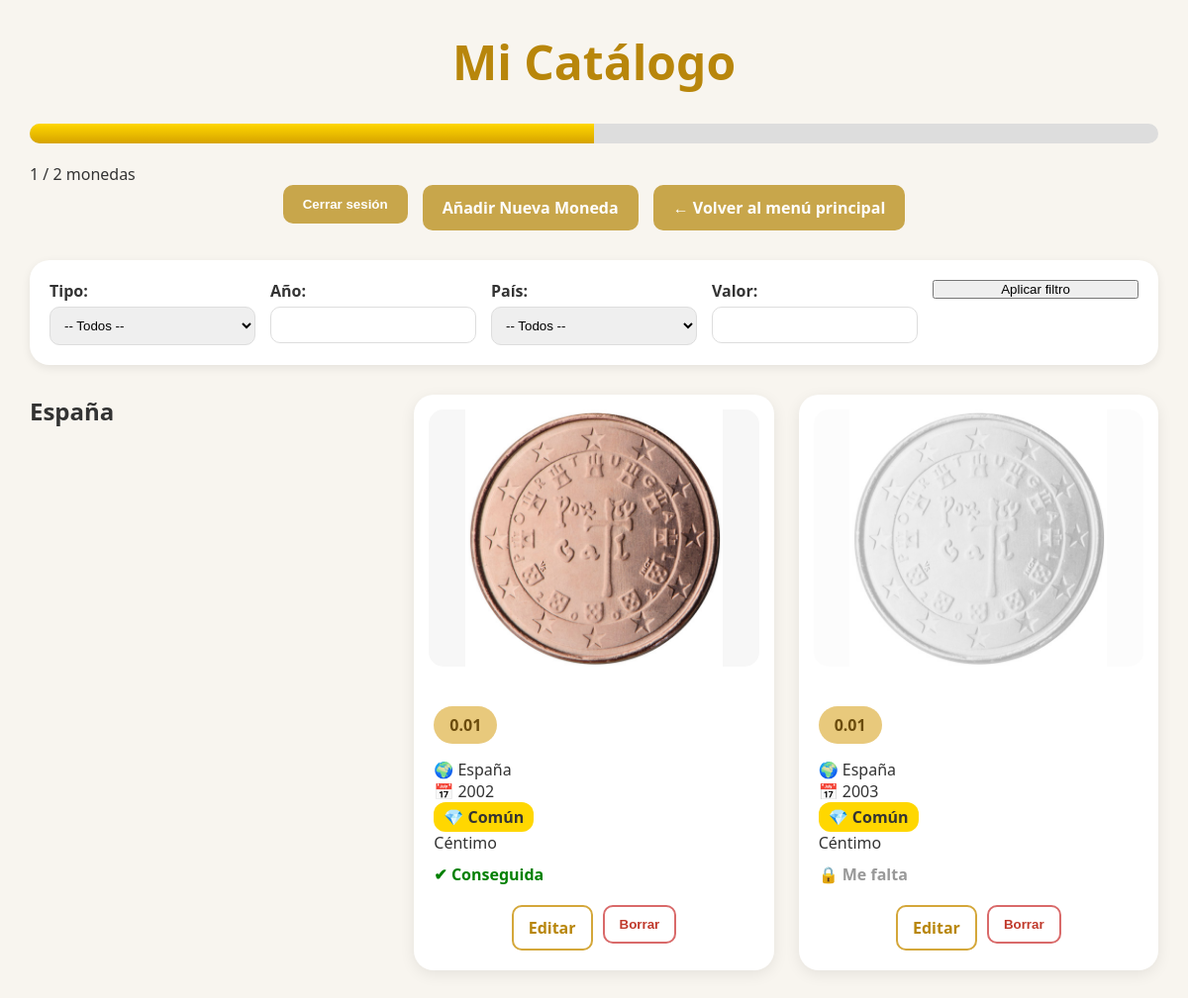
/catalogo, run on the app's committed database.
### tables this page shows
CREATE TABLE catalogo (
    id INTEGER PRIMARY KEY AUTOINCREMENT,
    valor REAL NOT NULL,
    tipo TEXT NOT NULL,
    pais TEXT NOT NULL,
    anio INTEGER NOT NULL,
    rareza TEXT,
    historia TEXT,
    imagen TEXT,
    imagen_detras TEXT
);

### app.py (the view)
@app.route('/catalogo')
def catalogo():
    filter_tipo = request.args.get('filter_tipo', '').strip()
    filter_anio = request.args.get('filter_anio', '').strip()
    filter_pais = request.args.get('filter_pais', '').strip()
    filter_valor = request.args.get('filter_valor', '').strip()
    conn = sqlite3.connect("monedas.db")
    conn.row_factory = sqlite3.Row
    query = "SELECT * FROM catalogo WHERE 1=1"
    params = []
    if filter_tipo:
        query += " AND tipo = ?"
        params.append(filter_tipo)
    if filter_anio:
        query += " AND anio = ?"
        params.append(filter_anio)
    if filter_pais:
        query += " AND pais = ?"
        params.append(filter_pais)
    if filter_valor:
        query += " AND valor LIKE ?"
        params.append(f"%{filter_valor}%")
    query += " ORDER BY pais, valor, anio"
    catalogo = conn.execute(query, params).fetchall()
    mis_monedas = conn.execute(
        "SELECT valor, tipo, pais, anio, rareza FROM monedas"
    ).fetchall()
    monedas = []
    for moneda in catalogo:
        tengo = False
        for mia in mis_monedas:
            if (
                moneda["valor"] == mia["valor"] and
                moneda["tipo"] == mia["tipo"] and
                moneda["pais"] == mia["pais"] and
                moneda["anio"] == mia["anio"] and
                moneda["rareza"] == mia["rareza"]
            ):
                tengo = True
                break
        moneda = dict(moneda)
        moneda["tengo"] = tengo
        monedas.append(moneda)
    agrupadas = defaultdict(list)
    for m in monedas:
        agrupadas[m["pais"]].append(m)
    total = len(catalogo)
    conseguidas = len([m for m in monedas if m["tengo"]])
    tipos_moneda = conn.execute("SELECT DISTINCT tipo FROM catalogo").fetchall()
    paises_moneda = conn.execute("SELECT DISTINCT pais FROM catalogo").fetchall()
    anios_moneda = conn.execute("SELECT DISTINCT anio FROM catalogo").fetchall()
    valores_moneda = conn.execute("SELECT DISTINCT valor FROM catalogo").fetchall()
    conn.close()
    return render_template(
        "catalogo.html",
        agrupadas=agrupadas,
        total=total,
        conseguidas=conseguidas,
        filter_tipo=filter_tipo,
        filter_anio=filter_anio,
        filter_pais=filter_pais,
        filter_valor=filter_valor,
        tipos_moneda=[r['tipo'] for r in tipos_moneda],
        paises_moneda=[r['pais'] for r in paises_moneda],
        anios_moneda=[r['anio'] for r in anios_moneda],
        valores_moneda=[r['valor'] for r in valores_moneda]
    )

### templates/catalogo.html (shortened to what this page needs)
<!DOCTYPE html>
<html lang="es">
<head>
  <link rel="stylesheet" href="{{ url_for('static', filename='css/estilos-listado.css') }}" />
</head>
<body>
<div class="container">
  <div class="titulo-principal">
    <h1>Mi Catálogo</h1>
<div class="barra">
  <div class="progreso"
       style="width: {{ (conseguidas * 100 / total) | round }}%;">
  </div>
</div>
<p>{{ conseguidas }} / {{ total }} monedas</p>
  </div>
  <div class="header-buttons">
    <form method="POST" action="{{ url_for('logout') }}">
      <button type="submit">Cerrar sesión</button>
    </form>
    <a href="{{ url_for('nuevo_catalogo') }}">Añadir Nueva Moneda</a>
    <a href="{{ url_for('dashboard') }}" class="btn-volver">
      ← Volver al menú principal
    </a>
  </div>
  <form method="GET" action="{{ url_for('catalogo') }}" class="filter-form">
    <div class="filter-group">
      <label>Tipo:</label>
      <select name="filter_tipo">
        <option value="">-- Todos --</option>
      </select>
    </div>
    <div class="filter-group">
      <label>Año:</label>
      <input type="number" name="filter_anio" value="{{ filter_anio or '' }}">
    </div>
    <div class="filter-group">
      <label>País:</label>
      <select name="filter_pais">
        <option value="">-- Todos --</option>
      </select>
    </div>
    <div class="filter-group">
      <label>Valor:</label>
      <input type="number" step="0.01" name="filter_valor" value="{{ filter_valor or '' }}">
    </div>
    <div class="filter-group">
      <button type="submit">Aplicar filtro</button>
    </div>
  </form>
<div class="monedas-grid">
{% if agrupadas %}
  {% for pais, lista in agrupadas.items() %}
    <h2>{{ pais }}</h2>
    {% for moneda in lista %}
      <div class="moneda-card {% if not moneda.tengo %}bloqueada{% endif %}">
        <div class="coin-viewer">
          <img class="coin-image {% if not moneda.tengo %}gris{% endif %}"
            src="{{ url_for('static', filename='catalogo/' ~ moneda.imagen) }}"
            data-frente="{{ url_for('static', filename='catalogo/' ~ moneda.imagen) }}"
            data-detras="{{ url_for('static', filename='catalogo/' ~ moneda.imagen_detras) }}"
            data-side="front"
            onclick="openModal(this)"
          >
        </div>
        <div class="datos-moneda">
          <div class="badge-valor">{{ moneda.valor }}</div>
          <div class="dato">🌍 {{ moneda.pais }}</div>
          <div class="dato">📅 {{ moneda.anio }}</div>
          <div class="badge-rareza">💎 {{ moneda.rareza or 'Común' }}</div>
          <div class="dato">{{ moneda.tipo }}</div>
          {% if moneda.tengo %}
            <div class="estado tengo">✔ Conseguida</div>
          {% else %}
            <div class="estado falta">🔒 Me falta</div>
          {% endif %}
        </div>
        <div class="acciones">
          <a href="{{ url_for('editar_catalogo', moneda_id=moneda.id) }}"
             class="btn-editar">
            Editar
          </a>
          <form method="POST"
                action="{{ url_for('borrar_catalogo', moneda_id=moneda.id) }}">
            <button type="submit" class="btn-borrar"
              onclick="return confirm('¿Seguro que quieres borrar esta moneda?');">
              Borrar
            </button>
          </form>
        </div>
      </div>
    {% endfor %}
  {% endfor %}
{% else %}
  <div class="sin-monedas">
    No hay monedas que mostrar.
  </div>
{% endif %}
</div>
</body>
</html>

### static/css/estilos-listado.css (style rules this page uses)
* { margin:0; padding:0; box-sizing:border-box; }
body { background:#f8f5ef; font-family:Segoe UI, Arial, sans-serif; color:#333; }
.container { width:95%; max-width:1400px; margin:auto; padding:30px 0; }
h1 { text-align:center; font-size:3rem; color:#b8860b; margin-bottom:30px; }
.gris { filter: grayscale(100%); opacity: 0.4; }
.header-buttons { display:flex; justify-content:center; gap:15px; margin-bottom:30px; }
.header-buttons a, .header-buttons button { background:#c8a64b; color:white; text-decoration:none; border:none; padding:12px 20px; border-radius:10px; cursor:pointer; font-weight:bold; }
.filter-form { background:white; padding:20px; border-radius:20px; margin-bottom:30px; box-shadow:0 3px 10px rgba(0,0,0,.08); display:grid; grid-template-columns:repeat(auto-fit,minmax(200px,1fr)); gap:15px; }
.filter-group { display:flex; flex-direction:column; }
.filter-group label { margin-bottom:5px; font-weight:600; }
.filter-group input, .filter-group select { padding:10px; border:1px solid #ddd; border-radius:10px; }
.monedas-grid { display:grid; grid-template-columns:repeat(auto-fill,minmax(320px,1fr)); gap:25px; }
.moneda-card { background:white; border-radius:20px; overflow:hidden; box-shadow:0 4px 15px rgba(0,0,0,.08); transition:.3s; }
.coin-viewer { width:100%; padding:15px; }
.coin-image { width:100%; height:260px; object-fit:contain; background:#f7f7f7; border-radius:15px; cursor:pointer; }
.datos-moneda { padding:20px; }
.badge-valor { display:inline-block; background:#e8c97c; color:#6b4c0d; padding:8px 16px; border-radius:30px; font-weight:bold; margin-bottom:15px; }
.badge-rareza { display: inline-block; padding: 4px 10px; border-radius: 12px; background: gold; font-weight: bold; }
.gris { filter: grayscale(100%); opacity:.35; }
.tengo { color:green; font-weight:bold; margin-top:10px; }
.falta { color:#999; font-weight:bold; margin-top:10px; }
.acciones { display:flex; justify-content:center; gap:10px; padding:0 20px 20px; }
.btn-editar, .btn-borrar { padding:10px 15px; border-radius:10px; text-decoration:none; font-weight:bold; cursor:pointer; }
.btn-editar { border:2px solid #d4a73a; color:#b8860b; background:white; }
.btn-borrar { border:2px solid #d96a6a; color:#c0392b; background:white; }
.barra { height: 20px; background: #ddd; border-radius: 20px; overflow: hidden; margin: 20px 0; }
.progreso { height: 100%; background: linear-gradient(gold, #d6a300); }

### data on the page
catalogo: pais "España", imagen+imagen_detras (picture), valor "0.01", anio "2002", rareza "Común", tipo "Céntimo", shows "✔ Conseguida"
catalogo: imagen+imagen_detras (picture), valor "0.01", pais "España", anio "2003", rareza "Común", tipo "Céntimo", shows "🔒 Me falta"

### other printed values
{{ conseguidas }} "1"
{{ total }} "2"
